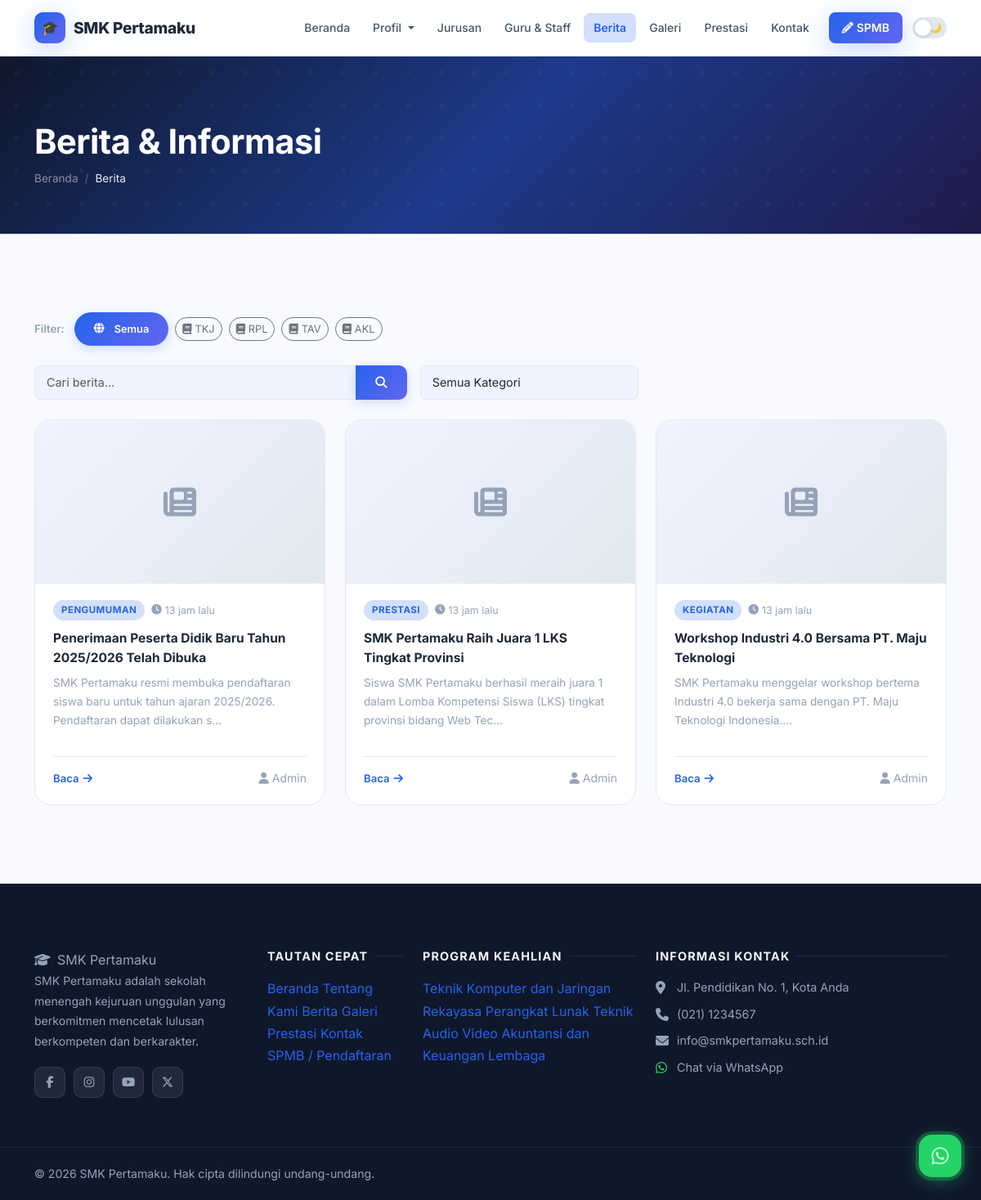
Screenshot of /berita with the database file from the repository.
### tables this page shows
CREATE TABLE IF NOT EXISTS `programs` (
  `id` INT AUTO_INCREMENT PRIMARY KEY,
  `name` VARCHAR(200) NOT NULL,
  `code` VARCHAR(20) DEFAULT NULL,
  `description` LONGTEXT,
  `image` VARCHAR(255) DEFAULT NULL,
  `icon` VARCHAR(100) DEFAULT 'fas fa-laptop-code',
  `quota` INT DEFAULT 36,
  `is_active` TINYINT(1) DEFAULT 1,
  `sort_order` INT DEFAULT 0,
  `created_at` TIMESTAMP DEFAULT CURRENT_TIMESTAMP
);

CREATE TABLE IF NOT EXISTS `news` (
  `id` INT AUTO_INCREMENT PRIMARY KEY,
  `title` VARCHAR(250) NOT NULL,
  `slug` VARCHAR(250) UNIQUE NOT NULL,
  `excerpt` TEXT,
  `content` LONGTEXT,
  `image` VARCHAR(255) DEFAULT NULL,
  `category` VARCHAR(100) DEFAULT 'Berita',
  `program_id` INT DEFAULT NULL COMMENT 'NULL = berita umum, isi = berita jurusan spesifik',
  `author` VARCHAR(100) DEFAULT 'Admin',
  `views` INT DEFAULT 0,
  `is_published` TINYINT(1) DEFAULT 1,
  `published_at` DATETIME DEFAULT CURRENT_TIMESTAMP,
  `created_at` TIMESTAMP DEFAULT CURRENT_TIMESTAMP,
  FOREIGN KEY (`program_id`) REFERENCES `programs`(`id`) ON DELETE SET NULL
);

CREATE TABLE IF NOT EXISTS `social_media` (
  `id` INT AUTO_INCREMENT PRIMARY KEY,
  `platform` VARCHAR(50) NOT NULL,
  `url` VARCHAR(255) NOT NULL,
  `icon` VARCHAR(100) DEFAULT NULL,
  `is_active` TINYINT(1) DEFAULT 1
);

### app/controllers/PublicController.php (called while the page is built, shortened)
<?php
class PublicController {
    public function news($page = 1) {
        $db = getDB();
        $page = max(1, (int)$page);
        $perPage = 6;
        $programFilter = (int)(isset($_GET['program']) ? $_GET['program'] : 0);
        $where = "n.is_published=1";
        $offset    = ($page - 1) * $perPage;
        $res  = $db->query("SELECT n.*, p.name as program_name, p.code as program_code
                            FROM news n
                            LEFT JOIN programs p ON n.program_id = p.id
                            WHERE $where ORDER BY n.published_at DESC LIMIT $perPage OFFSET $offset");
        $news = $res ? $res->fetch_all(MYSQLI_ASSOC) : [];
        $progRes  = $db->query("SELECT id, name, code FROM programs WHERE is_active=1 ORDER BY sort_order");
        $programs = $progRes ? $progRes->fetch_all(MYSQLI_ASSOC) : [];
        $activeProgram = $programFilter;
        require_once __DIR__ . '/../../views/public/news.php';
    }
}

### index.php (called while the page is built, shortened)
<?php
require_once __DIR__ . '/routes/web.php';

### app/helpers.php (called while the page is built, shortened)
<?php
function getSettings() {
    $db = getDB();
    $res = $db->query("SELECT `key`, value FROM settings");
    $data = [];
    while ($row = $res->fetch_assoc()) {
        $data[$row['key']] = $row['value'];
    }
    return $data;
}
function timeAgo($datetime) {
    $time = time() - strtotime($datetime);
    if ($time < 86400) return round($time/3600) . ' jam lalu';
    return date('d M Y', strtotime($datetime));
}

### views/public/news.php (the view, shortened to what this page needs)
<?php
require_once __DIR__ . '/../layouts/header.php';
$searchVal  = htmlspecialchars(isset($_GET['q'])        ? $_GET['q']        : '');
$catVal     = htmlspecialchars(isset($_GET['category']) ? $_GET['category'] : '');
$activeProg = isset($activeProgram) ? (int)$activeProgram : 0;
?>
<div class="page-header">
    <div class="container">
        <h1 class="fw-bold mb-2">Berita &amp; Informasi</h1>
        <nav aria-label="breadcrumb">
            <ol class="breadcrumb breadcrumb-dark mb-0">
                <li class="breadcrumb-item"><a href="<?= APP_URL ?>/">Beranda</a></li>
                <li class="breadcrumb-item active">Berita</li>
            </ol>
        </nav>
    </div>
</div>
<section class="section">
    <div class="container">
        <div class="mb-4">
            <div style="display:flex;gap:8px;flex-wrap:wrap;align-items:center;">
                <span style="color:var(--text-muted);font-size:.83rem;font-weight:600;margin-right:4px;">Filter:</span>
                <a href="<?= APP_URL ?>/berita<?= $searchVal ? '?q='.$searchVal : '' ?>"
                   class="btn btn-sm <?= $activeProg === 0 && !$catVal ? 'btn-primary' : 'btn-outline-secondary' ?>"
                   style="border-radius:50px;font-size:.8rem;">
                    <i class="fas fa-globe me-1"></i>Semua
                </a>
                <?php foreach ($programs as $prog): ?>
                <a href="<?= APP_URL ?>/berita?program=<?= $prog['id'] ?><?= $searchVal ? '&q='.$searchVal : '' ?>"
                   class="btn btn-sm <?= $activeProg === (int)$prog['id'] ? 'btn-primary' : 'btn-outline-secondary' ?>"
                   style="border-radius:50px;font-size:.8rem;"
                   title="<?= htmlspecialchars($prog['name']) ?>">
                    <i class="fas fa-book me-1"></i><?= htmlspecialchars($prog['code'] ?: mb_substr($prog['name'],0,6)) ?>
                </a>
                <?php endforeach; ?>
            </div>
        </div>
        <form method="GET" action="<?= APP_URL ?>/berita" class="mb-4">
            <div class="row g-3 align-items-center">
                <div class="col-md-5">
                    <div class="input-group">
                        <input type="text" name="q" class="form-control"
                               placeholder="Cari berita..." value="<?= $searchVal ?>">
                        <button class="btn btn-primary" type="submit"><i class="fas fa-search"></i></button>
                    </div>
                </div>
                <div class="col-md-3">
                    <select name="category" class="form-select" onchange="this.form.submit()">
                        <option value="">Semua Kategori</option>
                    </select>
                </div>
            </div>
        </form>
        <?php if (empty($news)): ?>
        <div class="text-center py-5">
            <i class="fas fa-newspaper" style="font-size:3rem;color:var(--text-muted);"></i>
            <p class="mt-3" style="color:var(--text-muted);">
                <?= $activeProg ? 'Belum ada berita untuk jurusan ini.' : 'Belum ada berita ditemukan.' ?>
            </p>
            <?php if ($searchVal || $catVal || $activeProg): ?>
            <a href="<?= APP_URL ?>/berita" class="btn btn-outline-primary mt-2">Tampilkan Semua</a>
            <?php endif; ?>
        </div>
        <?php else: ?>
        <div class="row g-4">
            <?php foreach ($news as $article): ?>
            <div class="col-lg-4 col-md-6">
                <div class="news-card h-100">
                    <a href="<?= APP_URL ?>/berita/<?= htmlspecialchars($article['slug']) ?>"
                       class="news-card-img-wrap d-block" style="text-decoration:none;position:relative;">
                        <?php if (!empty($article['image'])): ?>
                        <img src="<?= UPLOAD_URL . htmlspecialchars($article['image']) ?>"
                             alt="<?= htmlspecialchars($article['title']) ?>"
                             class="news-card-img">
                        <?php else: ?>
                        <div class="news-img-placeholder"><i class="fas fa-newspaper"></i></div>
                        <?php endif; ?>
                    </a>
                    <div class="news-card-body">
                        <div class="news-card-meta">
                            <span class="news-cat-badge"><?= htmlspecialchars($article['category']) ?></span>
                            <span class="news-date"><i class="fas fa-clock"></i><?= timeAgo($article['published_at']) ?></span>
                        </div>
                        <h5>
                            <a href="<?= APP_URL ?>/berita/<?= htmlspecialchars($article['slug']) ?>" style="color:inherit;text-decoration:none;">
                                <?= htmlspecialchars($article['title']) ?>
                            </a>
                        </h5>
                        <p><?= htmlspecialchars(mb_substr($article['excerpt'] ?? '', 0, 110)) ?>...</p>
                        <div class="news-card-footer">
                            <a href="<?= APP_URL ?>/berita/<?= htmlspecialchars($article['slug']) ?>" class="news-read-link">
                                Baca <i class="fas fa-arrow-right"></i>
                            </a>
                            <small style="color:var(--text-muted);">
                                <i class="fas fa-user me-1"></i><?= htmlspecialchars($article['author']) ?>
                            </small>
                        </div>
                    </div>
                </div>
            </div>
            <?php endforeach; ?>
        </div>
        <?php endif; ?>
    </div>
</section>
<?php require_once __DIR__ . '/../layouts/footer.php'; ?>

### views/layouts/footer.php (shortened to what this page needs)
<?php
$settings = getSettings();
$schoolName = $settings['school_name'] ?? 'SMK Pertamaku';
$footerAbout = $settings['footer_about'] ?? '';
$address = $settings['school_address'] ?? '';
$phone = $settings['school_phone'] ?? '';
$email = $settings['school_email'] ?? '';
$whatsapp = $settings['whatsapp_number'] ?? '';
$footerCopyright = $settings['footer_copyright'] ?? 'Hak cipta dilindungi undang-undang.';
$currentYear = date('Y');
$db = getDB();
$progRes = $db->query("SELECT id, name FROM programs WHERE is_active=1 ORDER BY sort_order LIMIT 6");
$footerPrograms = $progRes ? $progRes->fetch_all(MYSQLI_ASSOC) : [];
$smRes = $db->query("SELECT * FROM social_media WHERE is_active=1");
$socialMedia = $smRes ? $smRes->fetch_all(MYSQLI_ASSOC) : [];
?>
</main>
<footer class="site-footer">
    <div class="container">
        <div class="row g-4">
            <div class="col-lg-3 col-md-6">
                <span class="footer-brand"><i class="fas fa-graduation-cap me-2"></i><?= htmlspecialchars($schoolName) ?></span>
                <p><?= htmlspecialchars($footerAbout) ?></p>
                <?php if ($socialMedia): ?>
                <div class="social-links">
                    <?php foreach ($socialMedia as $sm): ?>
                        <a href="<?= htmlspecialchars($sm['url']) ?>" target="_blank" rel="noopener" class="social-link" title="<?= htmlspecialchars($sm['platform']) ?>">
                            <i class="<?= htmlspecialchars($sm['icon'] ?? 'fas fa-link') ?>"></i>
                        </a>
                    <?php endforeach; ?>
                </div>
                <?php endif; ?>
            </div>
            <div class="col-lg-2 col-md-6">
                <h5>Tautan Cepat</h5>
                <a href="<?= APP_URL ?>/">Beranda</a>
                <a href="<?= APP_URL ?>/profil">Tentang Kami</a>
                <a href="<?= APP_URL ?>/berita">Berita</a>
                <a href="<?= APP_URL ?>/galeri">Galeri</a>
                <a href="<?= APP_URL ?>/prestasi">Prestasi</a>
                <a href="<?= APP_URL ?>/kontak">Kontak</a>
                <a href="<?= APP_URL ?>/spmb">SPMB / Pendaftaran</a>
            </div>
            <div class="col-lg-3 col-md-6">
                <h5>Program Keahlian</h5>
                <?php foreach ($footerPrograms as $prog): ?>
                    <a href="<?= APP_URL ?>/jurusan/<?= $prog['id'] ?>"><?= htmlspecialchars($prog['name']) ?></a>
                <?php endforeach; ?>
            </div>
            <div class="col-lg-4 col-md-6">
                <h5>Informasi Kontak</h5>
                <?php if ($address): ?>
                <div class="d-flex gap-2 mb-2">
                    <i class="fas fa-map-marker-alt mt-1" style="color:#94a3b8;width:18px;"></i>
                    <span style="color:var(--footer-text);font-size:0.9rem;"><?= htmlspecialchars($address) ?></span>
                </div>
                <?php endif; ?>
                <?php if ($phone): ?>
                <div class="d-flex gap-2 mb-2">
                    <i class="fas fa-phone mt-1" style="color:#94a3b8;width:18px;"></i>
                    <a href="tel:<?= preg_replace('/[^0-9+]/', '', $phone) ?>" style="color:var(--footer-text);font-size:0.9rem;"><?= htmlspecialchars($phone) ?></a>
                </div>
                <?php endif; ?>
                <?php if ($email): ?>
                <div class="d-flex gap-2 mb-2">
                    <i class="fas fa-envelope mt-1" style="color:#94a3b8;width:18px;"></i>
                    <a href="mailto:<?= htmlspecialchars($email) ?>" style="color:var(--footer-text);font-size:0.9rem;"><?= htmlspecialchars($email) ?></a>
                </div>
                <?php endif; ?>
                <?php if ($whatsapp): ?>
                <div class="d-flex gap-2 mb-2">
                    <i class="fab fa-whatsapp mt-1" style="color:#25d366;width:18px;"></i>
                    <a href="https://wa.me/<?= preg_replace('/[^0-9]/', '', $whatsapp) ?>" target="_blank" style="color:var(--footer-text);font-size:0.9rem;">Chat via WhatsApp</a>
                </div>
                <?php endif; ?>
            </div>
        </div>
    </div>
    <div class="footer-bottom">
        <div class="container">
            <p class="mb-0">
                &copy; <?= $currentYear ?> <?= htmlspecialchars($schoolName) ?>. <?= htmlspecialchars($footerCopyright) ?>
            </p>
        </div>
    </div>
</footer>
<?php if ($whatsapp): ?>
<a href="https://wa.me/<?= preg_replace('/[^0-9]/', '', $whatsapp) ?>?text=Halo+<?= urlencode($schoolName) ?>%2C+saya+ingin+bertanya..."
   class="whatsapp-float" target="_blank" rel="noopener" title="Chat WhatsApp">
    <i class="fab fa-whatsapp"></i>
</a>
<?php endif; ?>
</body>
</html>

### views/layouts/header.php (style rules this page uses)
body { font-family:'Inter',system-ui,sans-serif; }

### rows the page displays
programs: code "TKJ", name "Teknik Komputer dan Jaringan"
programs: code "RPL", name "Rekayasa Perangkat Lunak"
programs: code "TAV", name "Teknik Audio Video"
programs: code "AKL", name "Akuntansi dan Keuangan Lembaga"
news: category "PENGUMUMAN", published_at "13 jam lalu", title "Penerimaan Peserta Didik Baru Tahun 2025/2026 Telah Dibuka", excerpt "SMK Pertamaku resmi membuka pendaftaran siswa baru untuk tahun ajaran 2025/2026. Pendaftaran dapat dilakukan s", author "Admin"
news: category "PRESTASI", published_at "13 jam lalu", title "SMK Pertamaku Raih Juara 1 LKS Tingkat Provinsi", excerpt "Siswa SMK Pertamaku berhasil meraih juara 1 dalam Lomba Kompetensi Siswa (LKS) tingkat provinsi bidang Web Tec", author "Admin"
news: category "KEGIATAN", published_at "13 jam lalu", title "Workshop Industri 4.0 Bersama PT. Maju Teknologi", excerpt "SMK Pertamaku menggelar workshop bertema Industri 4.0 bekerja sama dengan PT. Maju Teknologi Indonesia.", author "Admin"

### other values shown
$schoolName "SMK Pertamaku"
$footerAbout "SMK Pertamaku adalah sekolah menengah kejuruan unggulan yang berkomitmen mencetak lulusan berkompeten dan berkarakter."
$address "Jl. Pendidikan No. 1, Kota Anda"
$phone "(021) 1234567"
$email "info@smkpertamaku.sch.id"
$footerCopyright "Hak cipta dilindungi undang-undang."
